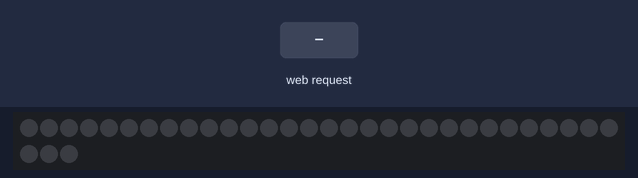
Simulated run of this sketch. Board: ESP8266 (NodeMCU). On the bench: 33 RGB LEDs in strip order, left to right, continuing on the next row. The inputs (shaded band) are chosen by the test bench. Dim RGB values are drawn brighter than linear; WiFi joins after 1.5 s; servers stay silent unless stated; what the sketch prints to the serial monitor is not drawn.

Above: at 4.7 s.
4.8 s: HTTP request GET /?on=1 received
At 6.9 s:
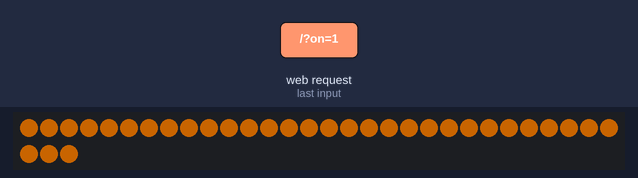
Timing chart, 0 to 8.4 s (numbered marks = the images above; inputs shaded):
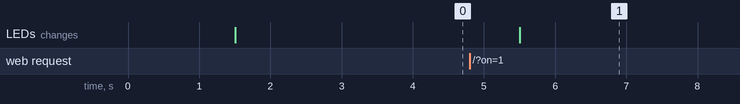

Measured:
- after the input at 4.8 s, the LEDs: change after 0.71 s (image 1)

The sketch:

ESP_LED_wakreup_timer.ino
```cpp
#define FASTLED_ESP8266_RAW_PIN_ORDER
#include <FastLED.h>

#include <ESP8266WiFi.h>
#include <WiFiUdp.h>
#include <ESP8266WebServer.h>

//wifi settings
const char* ssid = "<wifi name";
const char* pass = "<wifi password";


// wake up time settings
// UTC time
int wakeup_hour = 4;
int wakeup_minute = 55;
int start_low_brightness_min_for_wakeup = 5;
int led_on = 0;

// LED Strip infromations:
#define NUM_LEDS 33
#define DATA_PIN 3
#define CLOCK_PIN 2

// NTP Server name
const char* ntpServerName = "time.nist.gov";


CRGB leds[NUM_LEDS];
unsigned int localPort = 2390;
IPAddress timeServerIP; // time.nist.gov NTP server address
const int NTP_PACKET_SIZE = 48; // NTP time stamp is in the first 48 bytes of the message
byte packetBuffer[ NTP_PACKET_SIZE];
WiFiUDP udp;
ESP8266WebServer server(80);

void updateColor(uint8_t r,uint8_t g,uint8_t b){
  for(uint8_t i = 0 ; i < NUM_LEDS; i++ ){
    leds[i].setRGB(r,g,b);
  }
}

void setup() {
   FastLED.addLeds<WS2801, DATA_PIN, CLOCK_PIN, RGB>(leds, NUM_LEDS);

   WiFi.mode(WIFI_STA);
   WiFi.begin(ssid, pass);

   while (WiFi.status() != WL_CONNECTED) {
    delay(100);
  }
  udp.begin(localPort);

  //disable leds (0 = black)
  updateColor(0,0,0);
  FastLED.show();

  server.on("/", handleBody); //Associate the handler function to the path
  server.begin(); //Start the server

  //get ntp server ip
  WiFi.hostByName(ntpServerName, timeServerIP);

  delay(2000);
}

void loop() {
  server.handleClient();//handle http requests
  if (led_on == 1){
        updateColor(255,128,0);
        FastLED.setBrightness(  100 );
        FastLED.show();
  }else{
    //send request for current time
    sendNTPpacket(timeServerIP);
    int cb = udp.parsePacket();

    if (cb) {
      udp.read(packetBuffer, NTP_PACKET_SIZE);
      unsigned long highWord = word(packetBuffer[40], packetBuffer[41]);
      unsigned long lowWord = word(packetBuffer[42], packetBuffer[43]);
      unsigned long secsSince1900 = highWord << 16 | lowWord;
      const unsigned long seventyYears = 2208988800UL;
      unsigned long epoch = secsSince1900 - seventyYears;

      // checks the time and change the lightning
      // utc time
      if ((epoch  % 86400L) / 3600 >= wakeup_hour && (epoch  % 86400L) / 3600 <= (wakeup_hour +1) ) {
        // would the lower bightness start in the previous hour, we set the start to hour begin.
        if ((wakeup_minute - start_low_brightness_min_for_wakeup) <0){
          int tmp = wakeup_minute - start_low_brightness_min_for_wakeup;
          start_low_brightness_min_for_wakeup = start_low_brightness_min_for_wakeup - tmp;
        }

        //set the color and brightness if its wake up time :)
        if ((epoch  % 3600) / 60 >= (wakeup_minute - start_low_brightness_min_for_wakeup)) {
          start_low_brightness_min_for_wakeup -= 1;
          updateColor(255, 128, 0);
          if (start_low_brightness_min_for_wakeup >0){
            FastLED.setBrightness(  100 / (start_low_brightness_min_for_wakeup + 1) );
          }else{
            FastLED.setBrightness(  100 );
          }
        }
        FastLED.show();
      }
    }
  }
  delay(1000);
}


// send an NTP request to the time server at the given address
void sendNTPpacket(IPAddress& address) {
  Serial.println("sending NTP packet...");
  // set all bytes in the buffer to 0
  memset(packetBuffer, 0, NTP_PACKET_SIZE);
  // Initialize values needed to form NTP request
  // (see URL above for details on the packets)
  packetBuffer[0] = 0b11100011;   // LI, Version, Mode
  packetBuffer[1] = 0;     // Stratum, or type of clock
  packetBuffer[2] = 6;     // Polling Interval
  packetBuffer[3] = 0xEC;  // Peer Clock Precision
  // 8 bytes of zero for Root Delay & Root Dispersion
  packetBuffer[12]  = 49;
  packetBuffer[13]  = 0x4E;
  packetBuffer[14]  = 49;
  packetBuffer[15]  = 52;

  // all NTP fields have been given values, now
  // you can send a packet requesting a timestamp:
  udp.beginPacket(address, 123); //NTP requests are to port 123
  udp.write(packetBuffer, NTP_PACKET_SIZE);
  udp.endPacket();
}

//http body
void handleBody() { //Handler for the body path

      if (server.hasArg("hour")== true){
        wakeup_hour = server.arg("hour").toInt();
      }
      if (server.hasArg("min")== true){
        wakeup_minute = server.arg("min").toInt();
      }
      if (server.hasArg("on")== true){
        led_on = server.arg("on").toInt();
      }

      String message = "wake : ";
             message += String(wakeup_hour) + ":";
             message += String(wakeup_minute) + "\n";
             message += "LED always on:  " + String(led_on);
             message += "\n";


      server.send(200, "text/plain", message);
}
```
